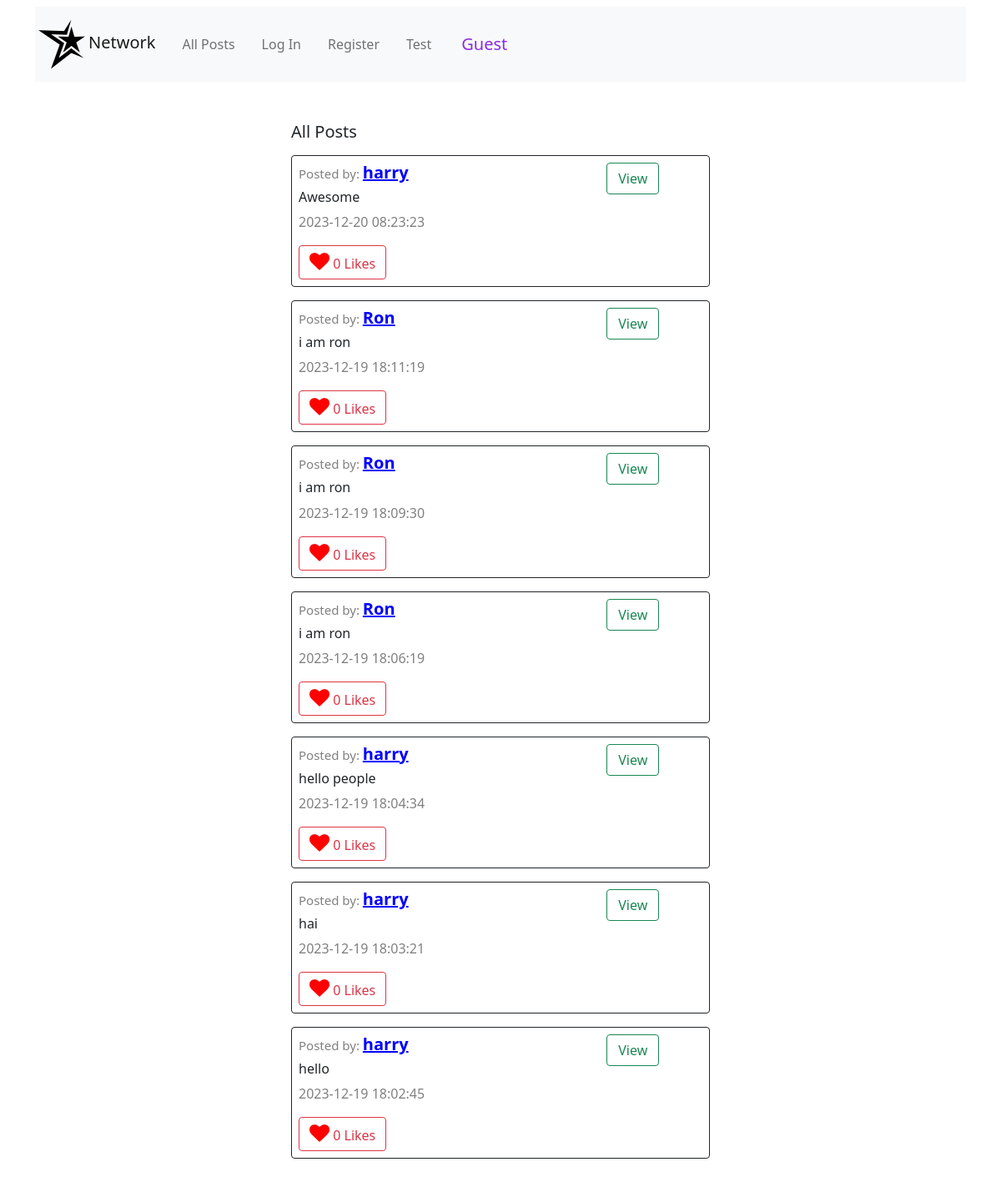
The app's page /, older data.
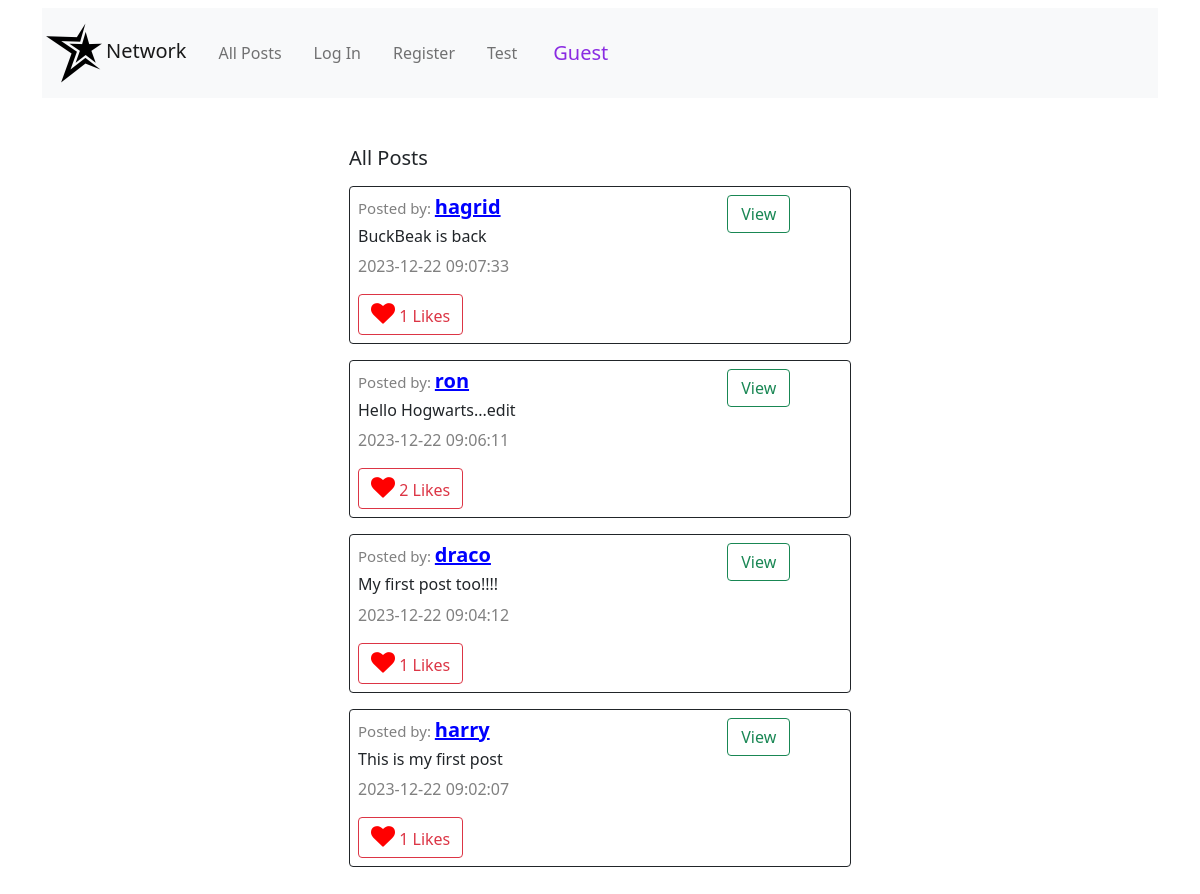
The same page, newer data.
### app.py (models this page shows, shortened)
class Posts(db.Model):
    __tablename__ = "posts"
    id = db.Column(db.Integer, primary_key=True)
    content = db.Column(db.String(150), nullable=False)
    created_at = db.Column(db.DateTime(timezone=True), server_default=db.func.current_timestamp())
    person_id = db.Column(db.Integer, db.ForeignKey('users.id'),nullable=False)
    likes=db.Column(db.Integer,default=0)

class Users(db.Model):
    __tablename__ = "users"
    id = db.Column(db.Integer, primary_key=True)
    username = db.Column(db.String(80), unique=True, nullable=False)
    hash = db.Column(db.String(200),nullable=False)
    email = db.Column(db.String(120), unique=True, nullable=False)
    first_name=db.Column(db.String(80), nullable=True)
    last_name=db.Column(db.String(80), nullable=True)
    profile_pic_addr=db.Column(db.String(200), nullable=True)
    user_posts=db.relationship('Posts',backref='owner',lazy='dynamic')
    user_comments=db.relationship('Comments',backref='commented_user',lazy='dynamic')
    followers = db.relationship('Users',
                                secondary = follow,
                                primaryjoin = (follow.c.following_id == id),
                                secondaryjoin = (follow.c.follower_id == id),
                                backref = 'following'
                                )

### app.py (the view, shortened to what this page needs)
@app.route("/", methods=["GET", "POST"])
def index():
    posts=Posts.query.order_by(Posts.created_at.desc()).all()
    user_id=session.get("user_id")
    if user_id:
        current_user=Users.query.filter_by(id=user_id).first()
    else:
        current_user=None
    return render_template("index.html",posts=posts,current_user=current_user)

### app.py (called while the page is built)
@app.after_request
def after_request(response):
    response.headers["Cache-Control"] = "no-cache, no-store, must-revalidate"
    response.headers["Expires"] = 0
    response.headers["Pragma"] = "no-cache"
    return response

### templates/index.html (shortened to what this page needs)
{% extends "layout.html" %} {% block body %}
<div id="index_div">
	<div id="post-view" class="container-fluid py-5 w-50">
		<h5 class="ms-3">All Posts</h5>
		{% for item in posts%}
		<div id="display_div_{{item.id}}" class="border border-dark m-3 p-2 rounded">
			<div class="row">
				<div class="col-9">
					<h5>
						<span style="color: grey; font-size: 15px">Posted by: </span
						><a
							style="font-weight: bold; color: blue"
							href="/profile/{{item.owner.id}}"
							>{{item.owner.username}}</a
						>
					</h5>
					<div id="index_content_div_{{item.id}}"><h6  class="mt-2">{{item.content}}</h6></div>
					<p><span style="color: grey">{{item.created_at}}</span></p>
					<button class="btn btn-outline-danger">
						<i style="font-size: 24px; color: red" class="fa">&#xf004;</i>
						{{item.likes}} Likes
					</button>
				</div>
				<div class="col-2 ">
					<div class="row">
						<button data-post_id="{{item.id}}" id="index_view_btn_{{item.id}}" class="btn btn-outline-success mb-1 w-75 view_btn">View</button>
					</div>
				</div>
			</div>
		</div>
		  {%endfor%}
	</div>
</div>
{% endblock %}

### templates/layout.html (shortened to what this page needs)
<!DOCTYPE html>
<html lang="en">
  <head>
    <link href="/static/styles.css" rel="stylesheet" />
    <link
      href="https://cdn.jsdelivr.net/npm/bootstrap@5.0.2/dist/css/bootstrap.min.css"
      rel="stylesheet"
    />
    <link
      rel="stylesheet"
      href="https://cdnjs.cloudflare.com/ajax/libs/font-awesome/4.7.0/css/font-awesome.min.css"
    />
  </head>
  <body class="container">
    <nav class="navbar navbar-expand-lg navbar-light bg-light mt-2">
      <a class="navbar-brand" id="network" href="/"
        ><img src="/static/favicon.ico" alt="" />Network</a
      >
      <div>
        <ul class="navbar-nav mr-auto">
          <li class="nav-item m-2">
            <a class="nav-link" href="/" id="allpost">All Posts</a>
          </li>
          {% if current_user %}
          <li class="nav-item m-2">
            <a class="nav-link" href="/following" id="follow">Following</a>
          </li>
          <li class="nav-item m-2" id="newpost">
            <a class="nav-link" href="/newpost" id="newpost">New Post</a>
          </li>
          <li class="nav-item m-2" id="newpost">
            <a class="nav-link" href="/liked" id="likedpost">Liked Posts</a>
          </li>
          <li class="nav-item m-2">
            <a class="nav-link" href="/logout">Log Out</a>
          </li>
          {%else%}
          <li class="nav-item m-2">
            <a class="nav-link" href="/login">Log In</a>
          </li>
          <li class="nav-item m-2">
            <a class="nav-link" href="/register">Register</a>
          </li>
          {%endif%}
          <li class="nav-item m-2">
            <a class="nav-link" href="/test">Test</a>
          </li>
          <li class="nav-item ">
			<div class="container-fluid d-flex me-auto">
            {% if current_user %}
            <a class="me-auto" href="/profile/{{current_user.id}}"
              ><img
                style="width: 60px; height: 60px"
                {%if
                current_user.profile_pic_addr
                %}
                src="{{current_user.profile_pic_addr}}"
                {%else%}
                src="/static/blank.png"
                {%endif%}
                alt="..."
                class="img-thumbnail"
            /></a>
            <a
              class="nav-link"
              id="username"
              href="/profile/{{current_user.id}}"
              ><strong
                ><h5 style="color: blueviolet">
                  {{current_user.username}}
                </h5></strong
              >
              <p>{{current_user.email}}</p></a
            >
            {%else%}
            <a class="nav-link" id="username"
              ><strong ><h5 class="mt-2" style="color: blueviolet">Guest</h5></strong></a
            >
            {%endif%}
			</div>
          </li>
        </ul>
      </div>
    </nav>
    <div class="body">
       {% block body %} {% endblock %}
    </div>
  </body>
</html>

Row changes from the older to the newer data that the page shows:
removed Posts: owner.username "harry", content "Awesome", created_at "2023-12-20 08:23:23", likes "0"
removed Posts: owner.username "Ron", content "i am ron", created_at "2023-12-19 18:11:19", likes "0"
removed Posts: owner.username "Ron", content "i am ron", created_at "2023-12-19 18:09:30", likes "0"
removed Posts: owner.username "Ron", content "i am ron", created_at "2023-12-19 18:06:19", likes "0"
removed Posts: owner.username "harry", content "hello people", created_at "2023-12-19 18:04:34", likes "0"
removed Posts: owner.username "harry", content "hai", created_at "2023-12-19 18:03:21", likes "0"
added Posts: owner.username "hagrid", content "BuckBeak is back", created_at "2023-12-22 09:07:33", likes "1"
added Posts: owner.username "ron", content "Hello Hogwarts...edit", created_at "2023-12-22 09:06:11", likes "2"
added Posts: owner.username "draco", content "My first post too!!!!", created_at "2023-12-22 09:04:12", likes "1"
changed Posts "harry": content "hello" → "This is my first post"; created_at "2023-12-19 18:02:45" → "2023-12-22 09:02:07"; likes "0" → "1"
